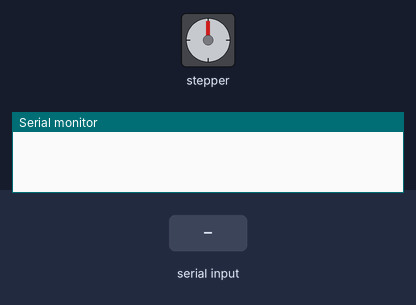
The sketch below on a simulated Arduino Uno, built with avr-gcc and run on an emulated ATmega328P. Parts: stepper motor, the last lines printed to the serial monitor. The inputs (shaded band) are chosen by the test bench. Stepper angles assume 2048 steps per turn.

Above: at 1.2 s.
1.3 s: byte 1 (1) received over Serial
At 1.77 s:
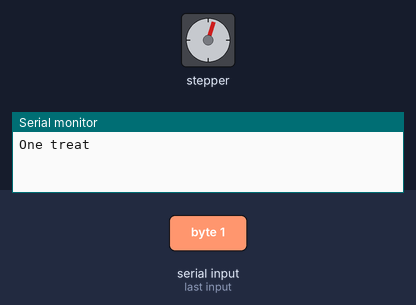
At 2.41 s:
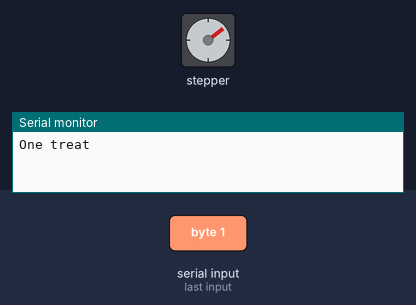
Timing chart, 0 to 9.4 s (numbered marks = the images above; inputs shaded):
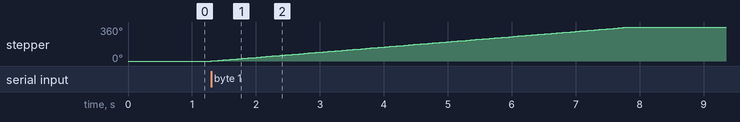

The sketch:

bambaDispenser.ino
```cpp
/*
   PAVLOVOMATIC

   Bamba treat dispenser

*/

#include <Stepper.h>

void giveOneTreat(int bamba);

const int STEPS_PER_REVOLUTION = 64;
int treat = 0;

Stepper bambaStepper(STEPS_PER_REVOLUTION, 8, 9, 10, 11);

void setup() {
  bambaStepper.setSpeed(300);
  Serial.begin(9600);
}

void loop() {
  while (Serial.available() > 0) {
    treat = (char)Serial.read();
    if (treat == 1) {
      giveOneTreat(treat);
    }
    treat = 0;
  }
}


void giveOneTreat(int bamba) {
  if (bamba == 1) {
    Serial.println("One treat");
    for (int i = 0; i < 32; i++) {
      bambaStepper.step(STEPS_PER_REVOLUTION);
      delay(3);
    }
  }
}
```

Measured:
- after the input at 1.3 s, stepper: turns 360° clockwise in 6.5 s, starting at once
